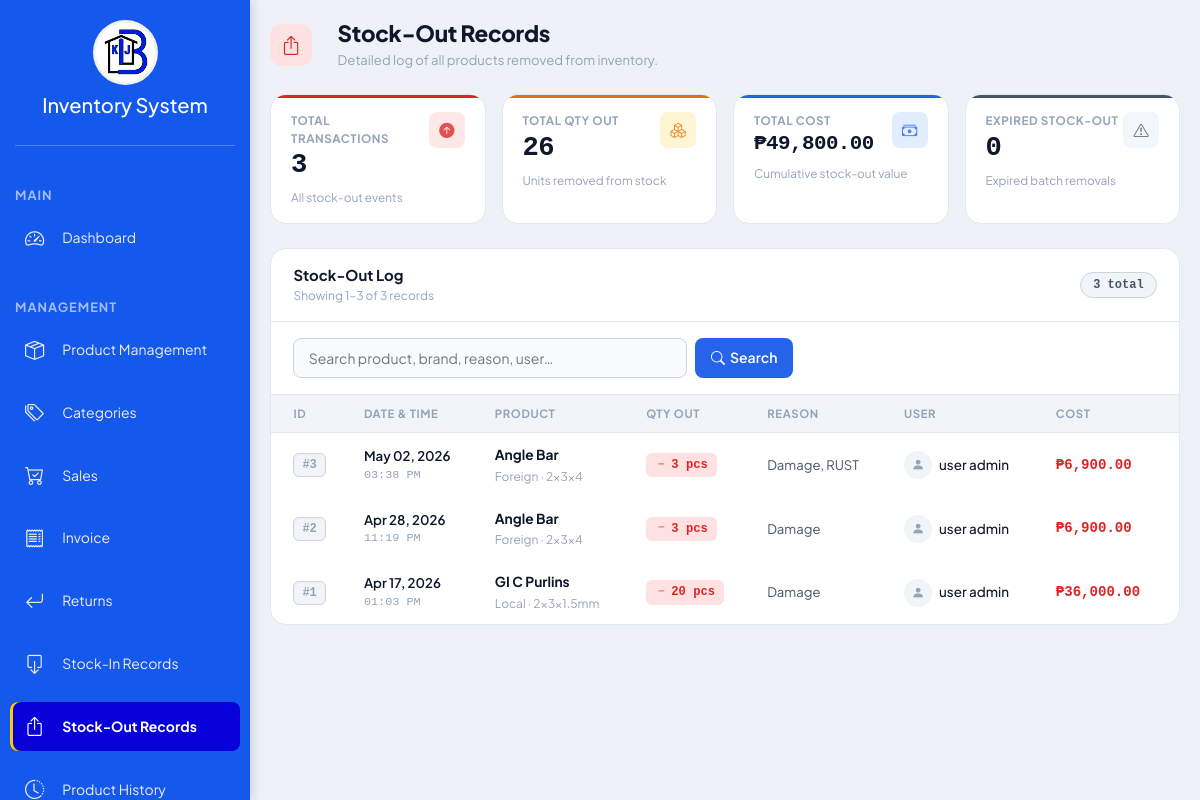
Screenshot of /stock_out_history.php (signed in) with the database file from the repository.
### tables this page shows
CREATE TABLE `stock_out` (
  `id` int(11) NOT NULL,
  `product_id` int(11) NOT NULL,
  `quantity` decimal(10,4) DEFAULT NULL,
  `supplier_price` decimal(10,2) DEFAULT 0.00,
  `total_cost` decimal(10,2) DEFAULT 0.00,
  `reason` text DEFAULT NULL,
  `stocked_by` varchar(100) DEFAULT NULL,
  `created_at` datetime DEFAULT current_timestamp()
);

CREATE TABLE `products` (
  `product_id` int(11) NOT NULL,
  `product_name` varchar(255) NOT NULL,
  `brand` varchar(255) DEFAULT NULL,
  `variation` varchar(255) DEFAULT NULL,
  `category_id` int(11) NOT NULL,
  `subcategory_id` int(11) DEFAULT NULL,
  `unit` varchar(50) DEFAULT NULL,
  `supplier_price` decimal(10,2) DEFAULT 0.00,
  `selling_price` decimal(10,2) DEFAULT 0.00,
  `stock` decimal(10,4) DEFAULT NULL,
  `reorder_level` decimal(10,4) DEFAULT NULL,
  `image_path` varchar(255) DEFAULT NULL,
  `description` text DEFAULT NULL,
  `sku` varchar(255) NOT NULL,
  `created_at` timestamp NOT NULL DEFAULT current_timestamp(),
  `created_by` varchar(100) DEFAULT NULL,
  `last_updated_by` varchar(100) DEFAULT NULL,
  `is_archived` tinyint(1) NOT NULL DEFAULT 0,
  `expiring` tinyint(1) NOT NULL DEFAULT 0
);

CREATE TABLE `users` (
  `id` int(11) UNSIGNED NOT NULL,
  `username` varchar(50) NOT NULL,
  `full_name` varchar(100) DEFAULT NULL,
  `password` varchar(255) NOT NULL,
  `role` enum('admin','staff') NOT NULL DEFAULT 'staff',
  `created_at` timestamp NOT NULL DEFAULT current_timestamp(),
  `is_logged_in` tinyint(1) DEFAULT 0,
  `last_login` datetime DEFAULT NULL
);

### project.php (called while the page is built, shortened)
<?php
function formatQty($q) {
    if ($q == (int)$q) return (int)$q;
    return rtrim(rtrim(number_format((float)$q, 4), '0'), '.');
}
?>

### stock_out_history.php (the view, shortened to what this page needs)
<?php
include 'project.php';
function e($value): string { return htmlspecialchars((string)$value, ENT_QUOTES, 'UTF-8'); }
function money($value): string { return '₱' . number_format((float)$value, 2); }
$limit = 20;
$page = (isset($_GET['page']) && is_numeric($_GET['page']) && (int)$_GET['page'] > 0) ? (int)$_GET['page'] : 1;
$where_clauses = [];
$params = [];
$types = '';
$search_query = trim($_GET['q'] ?? '');
$where_sql = !empty($where_clauses) ? " WHERE " . implode(" AND ", $where_clauses) : '';
$summary_sql = "
    SELECT
        COUNT(so.id) AS total_transactions,
        COALESCE(SUM(so.quantity), 0) AS total_quantity_out,
        COALESCE(SUM(CASE WHEN so.total_cost > 0 THEN so.total_cost ELSE (so.quantity * COALESCE(so.supplier_price, 0)) END), 0) AS total_stock_out_cost,
        COALESCE(SUM(CASE WHEN so.reason = 'Expired batch stock-out' THEN 1 ELSE 0 END), 0) AS expired_stock_out_count
    FROM stock_out so
    JOIN products p ON so.product_id = p.product_id
    LEFT JOIN users u ON so.stocked_by = u.username
    $where_sql
";
$summary_stmt = $conn->prepare($summary_sql);
if ($summary_stmt) {
    $summary_stmt->execute();
    $summary = $summary_stmt->get_result()->fetch_assoc() ?: ['total_transactions'=>0,'total_quantity_out'=>0,'total_stock_out_cost'=>0,'expired_stock_out_count'=>0];
}
$count_sql = "SELECT COUNT(so.id) AS total FROM stock_out so JOIN products p ON so.product_id = p.product_id LEFT JOIN users u ON so.stocked_by = u.username $where_sql";
$count_stmt = $conn->prepare($count_sql);
$count_stmt->execute();
$total_transactions = (int)($count_stmt->get_result()->fetch_assoc()['total'] ?? 0);
$total_pages = max(1, (int)ceil($total_transactions / $limit));
$page = max(1, min($page, $total_pages));
$offset = ($page - 1) * $limit;
$sql = "
    SELECT so.id AS stock_out_id, so.created_at, so.quantity, so.reason, so.stocked_by,
           so.supplier_price, so.total_cost, p.product_name, p.unit, p.brand, p.variation,
           u.full_name
    FROM stock_out so
    JOIN products p ON so.product_id = p.product_id
    LEFT JOIN users u ON so.stocked_by = u.username
    $where_sql ORDER BY so.created_at DESC LIMIT ? OFFSET ?
";
$stmt = $conn->prepare($sql);
$stmt->bind_param($types . 'ii', ...array_merge($params, [$limit, $offset]));
$stmt->execute();
$result = $stmt->get_result();
?>
<!DOCTYPE html>
<html lang="en">
<head>
   <link href="https://cdn.jsdelivr.net/npm/bootstrap@5.3.3/dist/css/bootstrap.min.css" rel="stylesheet">
    <link href="https://cdn.jsdelivr.net/npm/bootstrap-icons/font/bootstrap-icons.css" rel="stylesheet">
    <link rel="stylesheet" href="css/admin1.css">
</head>
<body>
<div class="d-flex">
    <div class="sidebar flex-column p-0" id="sidebar">
        <div class="sidebar-logo text-center">
            <img src="images/logo.png" alt="Inventory Logo">
            <h5 class="mt-2 text-white">Inventory System</h5>
        </div>
        <hr class="text-white">
        <ul class="nav flex-column">
            <li class="sidebar-title">Main</li>
            <li class="nav-item mb-2"><a class="nav-link" href="admin_dashboard.php"><i class="bi bi-speedometer2 me-2"></i> Dashboard</a></li>
            <li class="sidebar-title">Management</li>
            <li class="nav-item mb-2"><a class="nav-link" href="products.php"><i class="bi bi-box-seam me-2"></i> Product Management</a></li>
            <li class="nav-item mb-2"><a class="nav-link" href="categories.php"><i class="bi bi-tags me-2"></i> Categories</a></li>
            <li class="nav-item mb-2"><a class="nav-link" href="sales.php"><i class="bi bi-cart-check me-2"></i> Sales</a></li>
            <li class="nav-item mb-2"><a class="nav-link" href="p_os.php"><i class="bi bi-receipt me-2"></i> Invoice</a></li>
            <li class="nav-item mb-2"><a class="nav-link" href="returns.php"><i class="bi bi-arrow-return-left me-2"></i> Returns</a></li>
            <li class="nav-item mb-2"><a class="nav-link" href="stock_in_batches.php"><i class="bi bi-box-arrow-down me-2"></i> Stock-In Records</a></li>
            <li class="nav-item mb-2"><a class="nav-link active" href="stock_out_history.php"><i class="bi bi-box-arrow-up me-2"></i> Stock-Out Records</a></li>
            <li class="nav-item mb-2"><a class="nav-link" href="product_history.php"><i class="bi bi-clock-history me-2"></i> Product History</a></li>
        </ul>
    </div>
    <div class="content flex-grow-1">
        <div class="page-header">
            <div class="page-header-icon"><i class="bi bi-box-arrow-up"></i></div>
            <div class="page-header-left">
                <h4>Stock-Out Records</h4>
                <p>Detailed log of all products removed from inventory.</p>
            </div>
        </div>
        <div class="kpi-grid">
            <div class="kpi-card kpi-red">
                <div class="kpi-top">
                    <div>
                        <div class="kpi-label">Total Transactions</div>
                        <div class="kpi-value"><?= number_format((int)$summary['total_transactions']) ?></div>
                    </div>
                    <div class="kpi-icon red"><i class="bi bi-arrow-up-circle-fill"></i></div>
                </div>
                <div class="kpi-sub">All stock-out events</div>
            </div>
            <div class="kpi-card kpi-amber">
                <div class="kpi-top">
                    <div>
                        <div class="kpi-label">Total Qty Out</div>
                        <div class="kpi-value">
                            <?php
                            $q = $summary['total_quantity_out'];
                            echo ($q == (int)$q) ? number_format((int)$q) : rtrim(rtrim(number_format($q, 4), '0'), '.');
                            ?>
                        </div>
                    </div>
                    <div class="kpi-icon amber"><i class="bi bi-boxes"></i></div>
                </div>
                <div class="kpi-sub">Units removed from stock</div>
            </div>
            <div class="kpi-card kpi-blue">
                <div class="kpi-top">
                    <div>
                        <div class="kpi-label">Total Cost</div>
                        <div class="kpi-value" style="font-size:1.3rem;"><?= money((float)$summary['total_stock_out_cost']) ?></div>
                    </div>
                    <div class="kpi-icon blue"><i class="bi bi-cash-stack"></i></div>
                </div>
                <div class="kpi-sub">Cumulative stock-out value</div>
            </div>
            <div class="kpi-card kpi-slate">
                <div class="kpi-top">
                    <div>
                        <div class="kpi-label">Expired Stock-Out</div>
                        <div class="kpi-value"><?= number_format((int)$summary['expired_stock_out_count']) ?></div>
                    </div>
                    <div class="kpi-icon slate"><i class="bi bi-exclamation-triangle"></i></div>
                </div>
                <div class="kpi-sub">Expired batch removals</div>
            </div>
        </div>
        <div class="table-card">
            <div class="table-card-header">
                <div>
                    <div class="table-card-title">Stock-Out Log</div>
                    <div class="table-card-meta">
                        Showing <?= $total_transactions > 0 ? min($offset+1,$total_transactions) : 0 ?>–<?= $total_transactions > 0 ? min($offset+$limit,$total_transactions) : 0 ?> of <?= number_format($total_transactions) ?> records
                    </div>
                </div>
                <span class="records-badge"><?= number_format($total_transactions) ?> total</span>
            </div>
            <div class="search-wrap">
                <form action="stock_out_history.php" method="GET">
                    <div class="search-inner">
                        <input type="text" class="search-input" name="q"
                            placeholder="Search product, brand, reason, user…"
                            value="<?= e($search_query) ?>">
                        <button type="submit" class="btn-search">
                            <i class="bi bi-search"></i> Search
                        </button>
                    </div>
                </form>
            </div>
            <div class="table-responsive">
                <table class="so-table">
                    <thead>
                        <tr>
                            <th>ID</th>
                            <th>Date &amp; Time</th>
                            <th>Product</th>
                            <th>Qty Out</th>
                            <th>Reason</th>
                            <th>User</th>
                            <th>Cost</th>
                        </tr>
                    </thead>
                    <tbody>
                    <?php if ($result && $result->num_rows > 0): ?>
                        <?php while ($row = $result->fetch_assoc()): ?>
                        <?php
                            $qty       = (float)($row['quantity'] ?? 0);
                            $unitCost  = (float)($row['supplier_price'] ?? 0);
                            $savedTotal = (float)($row['total_cost'] ?? 0);
                            $finalTotal = ($savedTotal > 0) ? $savedTotal : ($qty * $unitCost);
                            $dt = !empty($row['created_at']) ? strtotime($row['created_at']) : null;
                            $isExpired = str_contains(($row['reason'] ?? ''), 'Expired');
                        ?>
                        <tr>
                            <td><span class="id-chip">#<?= (int)$row['stock_out_id'] ?></span></td>
                            <td>
                                <?php if ($dt): ?>
                                    <div class="td-date-main"><?= date('M d, Y', $dt) ?></div>
                                    <div class="td-date-time"><?= date('h:i A', $dt) ?></div>
                                <?php else: ?>
                                    <span style="color:var(--text-muted);">—</span>
                                <?php endif; ?>
                            </td>
                            <td>
                                <div class="product-name"><?= e($row['product_name'] ?? '—') ?></div>
                                <div class="product-meta">
                                    <?= e($row['brand'] ?? '—') ?>
                                    <?php if (!empty($row['variation'])): ?> &middot; <?= e($row['variation']) ?><?php endif; ?>
                                </div>
                            </td>
                            <td>
                                <span class="qty-badge">
                                    <i class="bi bi-dash"></i><?= formatQty($qty) ?><?= !empty($row['unit']) ? ' '.e($row['unit']) : '' ?>
                                </span>
                            </td>
                            <td>
                                <?php if ($isExpired): ?>
                                    <span class="reason-expired">
                                        <i class="bi bi-exclamation-triangle-fill"></i>
                                        <?= e($row['reason']) ?>
                                    </span>
                                <?php else: ?>
                                    <span class="reason-text"><?= nl2br(e($row['reason'] ?? '—')) ?></span>
                                <?php endif; ?>
                            </td>
                            <td>
                                <div class="user-wrap">
                                    <div class="user-avatar"><i class="bi bi-person-fill"></i></div>
                                    <span class="user-name"><?= e($row['full_name'] ?: $row['stocked_by'] ?: '—') ?></span>
                                </div>
                            </td>
                            <td>
                                <div class="cost-val"><?= money($finalTotal) ?></div>
                            </td>
                        </tr>
                        <?php endwhile; ?>
                    <?php endif; ?>
                    </tbody>
                </table>
            </div>
        </div>
    </div>
</div>
</body>
</html>

### css/admin1.css (style rules this page uses)
:root { --primary-color: #1458ec; --secondary-color: #eeeeee; --hover-color: rgba(255, 255, 255, 0.15); }
body { margin: 0; font-family: Arial, sans-serif; }
.sidebar { position: fixed; top: 0; left: 0; width: 250px; height: 100vh; background-color: var(--primary-color); color: var(--secondary-color); padding-top: 10px; box-shadow: 2px 0 10px rgba(0, 0, 0, 0.15); transition: left 0.3s ease-in-out; overflow-y: auto; scrollbar-width: none; }
.sidebar-logo { text-align: center; padding: 20px 10px 10px 10px; }
.sidebar hr { margin: 10px 15px 15px 15px; }
.sidebar-logo img { width: 65px; height: 65px; border-radius: 50%; transition: transform 0.3s ease; }
.sidebar-title { font-size: 0.8rem; text-transform: uppercase; font-weight: bold; color: rgba(255, 255, 255, 0.6); padding: 10px 15px 5px 15px; margin-top: 15px; letter-spacing: 1px; }
.sidebar .nav-link { color: var(--secondary-color); padding: 10px 15px; border-radius: 8px; margin: 3px 10px; display: flex; align-items: center; gap: 10px; transition: all 0.25s ease-in-out; }
.sidebar .nav-link.active { background-color: #0700d9; color: #ffffff; font-weight: bold; box-shadow: inset 3px 0px 0px #ffcc00; }
.sidebar .nav-link i { font-size: 1.2rem; transition: transform 0.25s ease; }
.content { margin-left: 250px; padding: 20px; transition: margin-left 0.3s ease; }
.kpi-card { border-radius: 15px; transition: transform 0.25s ease, box-shadow 0.25s ease; }
.kpi-icon { font-size: 3rem; opacity: 0.8; }
.d-flex { display: flex; }

### rows the page displays
stock_out: id "3", created_at "May 02, 2026", created_at "03:38 PM", product.product_name "Angle Bar", product.brand "Foreign", product.variation "2x3x4", quantity "3", product.unit "pcs", reason "Damage, RUST", users.full_name "user admin", total_cost "₱6,900.00"
stock_out: id "2", created_at "Apr 28, 2026", created_at "11:19 PM", product.product_name "Angle Bar", product.brand "Foreign", product.variation "2x3x4", quantity "3", product.unit "pcs", reason "Damage", users.full_name "user admin", total_cost "₱6,900.00"
stock_out: id "1", created_at "Apr 17, 2026", created_at "01:03 PM", product.product_name "GI C Purlins", product.brand "Local", product.variation "2x3x1.5mm", quantity "20", product.unit "pcs", reason "Damage", users.full_name "user admin", total_cost "₱36,000.00"

### other values shown
$summary['total_transactions'] "3"
$q "26"
money((float)$summary['total_stock_out_cost']) "₱49,800.00"
$summary['expired_stock_out_count'] "0"
min($offset+1,$total_transactions) "1"
min($offset+$limit,$total_transactions) "3"
$total_transactions "3"
